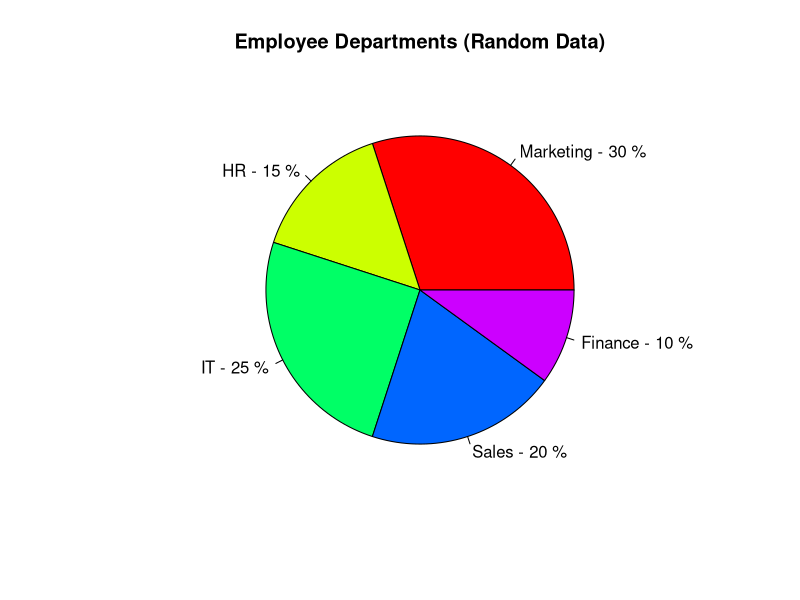

Generate this figure with R:
cat("--- QUESTION 4 ---\n")

total_employees <- 200

departments <- c("Marketing", "HR", "IT", "Sales", "Finance")
dept_percentages <- c(30, 15, 25, 20, 10) 

pie(dept_percentages, 
    labels = paste(departments, "-", dept_percentages, "%"), 
    col = rainbow(length(departments)),
    main = "Employee Departments (Random Data)")

marketing_pct <- dept_percentages[1] # 30%
marketing_count <- total_employees * (marketing_pct / 100)

cat("Total Employees:", total_employees, "\n")
cat("Random Marketing Percentage:", marketing_pct, "%\n")
cat("Number of employees likely in Marketing:", marketing_count, "\n\n")
